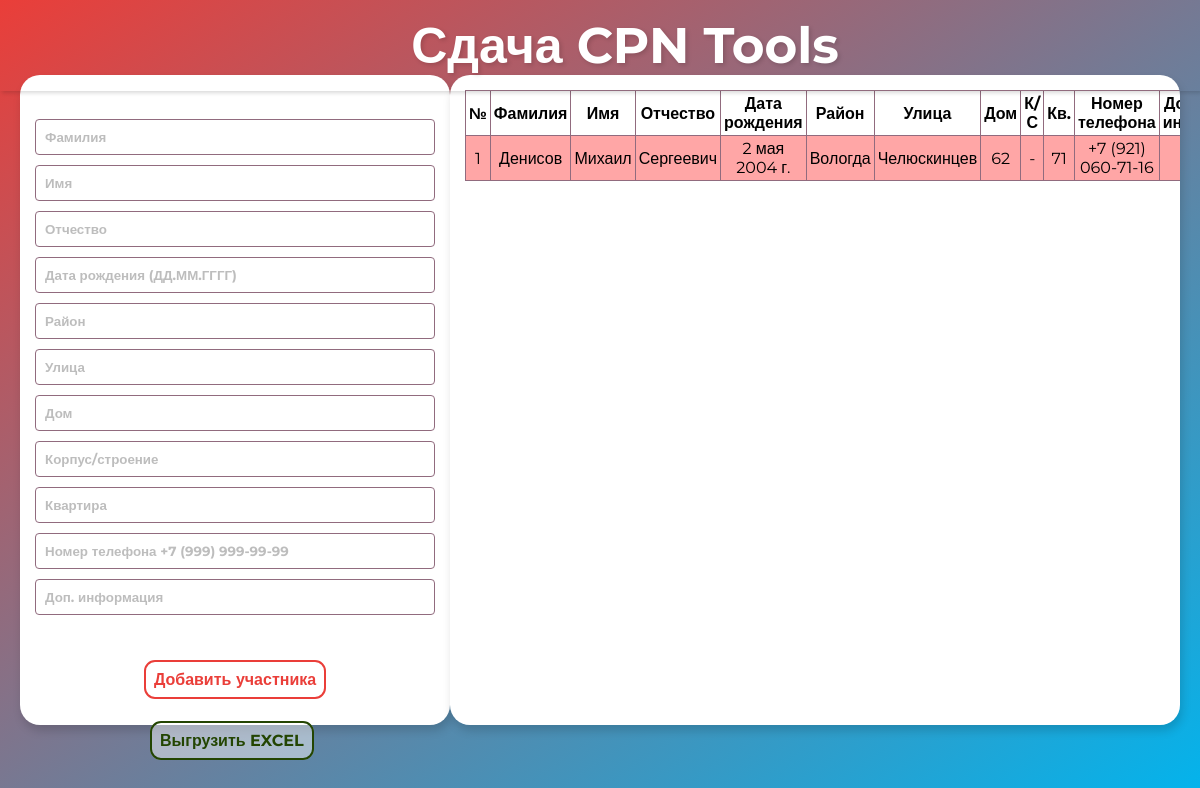
Screenshot of /events/15/add_participant (signed in) with the database file from the repository.
### events/models.py (models this page shows, shortened)
class Events(models.Model):
    title = models.CharField('Название', max_length=155)
    description = models.CharField('Описание', max_length=250)
    full_text = models.TextField('Мероприятие')
    date = models.DateField('Дата мероприятия')
    class Meta:
        verbose_name = 'Мероприятие'
        verbose_name_plural = 'Мероприятия'

class Participant(models.Model):
    event = models.ForeignKey(Events, on_delete=models.CASCADE)
    first_name = models.CharField(max_length=255, help_text='Имя', blank=True)
    last_name = models.CharField(max_length=255, help_text='Фамилия', blank=True)
    patronymic = models.CharField(max_length=255, help_text='Отчество', blank=True)
    date_of_birth = models.DateField(help_text='Дата рождения', blank=True)
    district = models.CharField(max_length=255, help_text='Район', blank=True)
    street = models.CharField(max_length=255, help_text='Улица', blank=True)
    house_number = models.CharField(max_length=255, help_text='Номер дома', blank=True)
    building = models.CharField(max_length=255, help_text='Корпус/строение', blank=True)
    apartment_number = models.PositiveIntegerField(help_text='Квартира', blank=True)
    phone_number = models.CharField(max_length=18, help_text='Номер телефона', blank=True)
    additional_phone_number = models.CharField(max_length=18, help_text='Доп. номер телефона', blank=True)
    color = models.CharField(max_length=20, default='white')
    number = models.IntegerField(default=1)

### events/views.py (the view)
# urls.py: path('<int:event_id>/add_participant', views.add_participant, name='add_participant'),
@login_required
def add_participant(request, event_id):
    event = Events.objects.get(pk=event_id)
    participants_list = Participant.objects.filter(event=event)
    number = len(participants_list)+1
    error = ''
    if request.method == 'POST':
        form = ParticipantForm(request.POST)
        if form.is_valid():
            participant = form.save(commit=False)
            existing_participant = event.participant_set.filter(phone_number=participant.phone_number).first()
            if existing_participant:
                error = 'Участник с таким номером телефона уже зарегистрирован на мероприятии'
            else:
                participant.event = event
                participant.number = number
                participant.save()
                if request.headers.get('HTTP_X_REQUESTED_WITH') == 'XMLHttpRequest':
                    return JsonResponse({'redirect_url': reverse('event_detail', args=[event.id])})
                else:
                    return redirect('add_participant', event_id)
        else:
            error = 'Поля заполнены неверно'
    else:
        form = ParticipantForm()
    if request.headers.get('HTTP_X_REQUESTED_WITH') == 'XMLHttpRequest':
        return JsonResponse({'error': error})
    else:
        return render(request, 'events/add_participant.html',
                      {'form': form,  'event': event, 'error': error, 'participants_list': participants_list})

### events/templates/events/add_participant.html (shortened to what this page needs)
{% load static %}
<!doctype html>
<html lang="en">
<head>
    <link rel="stylesheet" type="text/css" href="{% static 'participants/participants.css' %}">
</head>
<body>
    <h1 class="add-header">
        <div class="text-header">{{ event.title }}</div>
        <a href="/">
        </a>
    </h1>
        <div class="main">
            <form  method="post" class="post-form">
                {% csrf_token %} <br>
                {{ form.last_name }}<br>
                {{ form.first_name }}<br>
                {{ form.patronymic }}<br>
                {{ form.date_of_birth }}<br>
                {{ form.district }}<br>
                {{ form.street }}<br>
                {{ form.house_number }}<br>
                {{ form.building }}<br>
                {{ form.apartment_number }}<br>
                {{ form.phone_number }}<br>
                {{ form.additional_phone_number }}<br>
            <button class="add-button" type="submit">Добавить участника</button></form>
        </div>
        <div class="part-table">
            <table class="iksweb">
                <tbody>
                    <tr>
                        <td>№</td>
                        <td>Фамилия</td>
                        <td>Имя</td>
                        <td>Отчество</td>
                        <td>Дата рождения</td>
                        <td>Район</td>
                        <td>Улица</td>
                        <td>Дом</td>
                        <td>К/С</td>
                        <td>Кв.</td>
                        <td>Номер телефона</td>
                        <td>Доп. инф.</td>
                    </tr>
                {% for participant in participants_list %}
                    <tr id="changeable-div" >
                        <td style="background-color: {{ participant.color }};">{{ forloop.counter }}</td>
                        <td style="background-color: {{ participant.color }};">{{ participant.last_name }}</td>
                        <td style="background-color: {{ participant.color }};">{{ participant.first_name }}</td>
                        <td style="background-color: {{ participant.color }};">{{ participant.patronymic }}</td>
                        <td style="background-color: {{ participant.color }};">{{ participant.date_of_birth }}</td>
                        <td style="background-color: {{ participant.color }};">{{ participant.district }}</td>
                        <td style="background-color: {{ participant.color }};">{{ participant.street }}</td>
                        <td style="background-color: {{ participant.color }};">{{ participant.house_number }}</td>
                        <td style="background-color: {{ participant.color }};">{{ participant.building }}</td>
                        <td style="background-color: {{ participant.color }};">{{ participant.apartment_number }}</td>
                        <td style="background-color: {{ participant.color }};">{{ participant.phone_number }}</td>
                        <td style="background-color: {{ participant.color }};">{{ participant.additional_phone_number }}</td>
                    </tr>
                {% endfor %}
                </tbody>
            </table>
        </div>
        <div class="save-report-container">
            <a href="{% url 'save_csv' event_id=event.id %}" class="save-report" download="{{ event.title }}_отчет.csv">
                Выгрузить EXCEL
            </a>
        </div>
</body>
</html>

### participants/static/participants/participants.css (style rules this page uses)
html { color: #000000; font-family: 'Montserrat', sans-serif; width: 100%; height: 100%; margin: 0; padding: 0; }
body { margin: 0; font-family: 'Montserrat', sans-serif; overflow: hidden; display: flex; align-items: center; justify-content: space-between; height: 100vh; background: linear-gradient(to bottom right, #ea3e39, #02b4ed); }
.add-header { display: flex ; position: fixed; align-items: center; justify-content: center; color: #fff; text-shadow: 2px 2px 4px rgba(0, 0, 0, 0.15); font-size: 50px; background-color: rgba(73, 173, 213, 0); top: 0; left: 0; right: 0; box-shadow: 2px 2px 4px rgba(0, 0, 0, 0.15); margin: 0px; padding: 15px 0 15px 0; }
.main { margin-left: 20px; background-color: #ffffff; border-radius: 20px; padding: 15px 15px 5px 15px; box-shadow: 2px 6px 10px rgba(0, 0, 0, 0.15); min-height: 630px; width: 400px; text-align: center; }
.part-table { font-size: 16px; margin-right: 20px; background-color: #ffffff; border-radius: 20px; padding: 15px 15px 5px 15px; box-shadow: 2px 6px 10px rgba(0, 0, 0, 0.15); height: 630px; width: 1400px; text-align: center; overflow: auto; }
tr:nth-child(1) td { font-weight: bold; }
table.iksweb { width: 100%; border-collapse: collapse; border-spacing: 0; height: auto; }
table.iksweb, table.iksweb td { border: 1px solid #916b7e; }
table.iksweb td { padding: 3px; width: auto; height: 30px; }
.form-control { width: 400px; padding: 9px; margin-top: 10px; border: 1px solid #916b7e; border-radius: 4px; box-sizing: border-box; font-family: 'Montserrat', sans-serif; font-weight: bold; }
.add-button { margin-top: 25px; background-color: white; font-weight: bold; font-size: 16px; font-family: 'Montserrat', sans-serif; padding: 8px; border: 2px solid #ea3e39; color: #ea3e39; border-radius: 11px; cursor: pointer; transition: color, background-color, transform 0.2s ease; }
.text-header { margin-left: 200px; }
a { text-decoration: none; color: white; }
.form-control::placeholder { font-family: 'Montserrat', sans-serif; color: rgba(27, 27, 27, 0.29); }
.save-report-container { position: absolute; left: 150px; bottom: 50px; }
.save-report { margin-top: 25px; background-color: rgba(255, 255, 255, 0.45); font-weight: bold; font-size: 16px; font-family: 'Montserrat', sans-serif; padding: 8px; border: 2px solid #234502; color: #234502; border-radius: 11px; cursor: pointer; transition: color, background-color, transform 0.2s ease; }

### rows the page displays
Events: title "Сдача CPN Tools"
Participant: last_name "Денисов", first_name "Михаил", patronymic "Сергеевич", date_of_birth "2 мая 2004 г.", district "Вологда", street "Челюскинцев", house_number "62", building "-", apartment_number "71", phone_number "+7 (921) 060-71-16"
